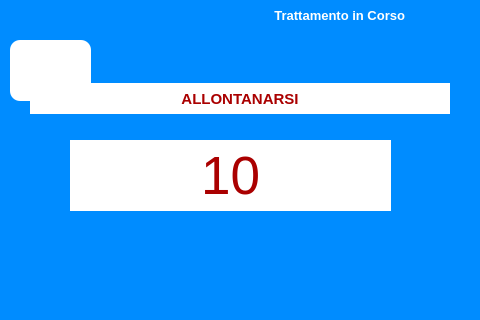
<?xml version="1.0" encoding="UTF-8"?>
<ui version="4.0">
 <class>Timer_Window</class>
 <widget class="QWidget" name="Timer_Window">
  <property name="geometry">
   <rect>
    <x>0</x>
    <y>0</y>
    <width>480</width>
    <height>320</height>
   </rect>
  </property>
  <property name="windowTitle">
   <string>Timer</string>
  </property>
  <property name="styleSheet">
   <string notr="true">background-color: rgb(255, 255, 255);</string>
  </property>
  <widget class="QLabel" name="description_label">
   <property name="geometry">
    <rect>
     <x>30</x>
     <y>83</y>
     <width>420</width>
     <height>31</height>
    </rect>
   </property>
   <property name="font">
    <font>
     <family>Segoe UI</family>
     <pointsize>11</pointsize>
     <weight>75</weight>
     <bold>true</bold>
    </font>
   </property>
   <property name="styleSheet">
    <string notr="true">color: rgb(0, 0, 0);
color: rgb(170, 0, 0);</string>
   </property>
   <property name="text">
    <string>ALLONTANARSI</string>
   </property>
   <property name="alignment">
    <set>Qt::AlignCenter</set>
   </property>
  </widget>
  <widget class="QLabel" name="timer_label">
   <property name="geometry">
    <rect>
     <x>70</x>
     <y>140</y>
     <width>321</width>
     <height>71</height>
    </rect>
   </property>
   <property name="font">
    <font>
     <family>Segoe UI</family>
     <pointsize>40</pointsize>
    </font>
   </property>
   <property name="styleSheet">
    <string notr="true">color: rgb(0, 0, 0);
color: rgb(170, 0, 0);</string>
   </property>
   <property name="text">
    <string>10</string>
   </property>
   <property name="textFormat">
    <enum>Qt::AutoText</enum>
   </property>
   <property name="alignment">
    <set>Qt::AlignCenter</set>
   </property>
  </widget>
  <widget class="QLabel" name="label_5">
   <property name="geometry">
    <rect>
     <x>0</x>
     <y>0</y>
     <width>480</width>
     <height>320</height>
    </rect>
   </property>
   <property name="styleSheet">
    <string notr="true">background-color: rgb(0, 140, 255);
image: url(:/sfondo_microone/res/pagina_MICROONE.png);</string>
   </property>
   <property name="text">
    <string/>
   </property>
  </widget>
  <widget class="QPushButton" name="cancel_btn">
   <property name="enabled">
    <bool>false</bool>
   </property>
   <property name="geometry">
    <rect>
     <x>410</x>
     <y>0</y>
     <width>51</width>
     <height>31</height>
    </rect>
   </property>
   <property name="font">
    <font>
     <pointsize>10</pointsize>
     <weight>50</weight>
     <bold>false</bold>
    </font>
   </property>
   <property name="styleSheet">
    <string notr="true">background-color: rgb(0, 140, 255);
                 color: rgb(255, 255, 255);
                 border-radius:10px;
             </string>
   </property>
   <property name="text">
    <string/>
   </property>
   <property name="icon">
    <iconset resource="img_resources.qrc">
     <normaloff>:/cancel/res/cancel.png</normaloff>:/cancel/res/cancel.png</iconset>
   </property>
   <property name="flat">
    <bool>true</bool>
   </property>
  </widget>
  <widget class="QPushButton" name="download_btn">
   <property name="enabled">
    <bool>false</bool>
   </property>
   <property name="geometry">
    <rect>
     <x>170</x>
     <y>0</y>
     <width>111</width>
     <height>20</height>
    </rect>
   </property>
   <property name="font">
    <font>
     <family>Segoe UI</family>
     <pointsize>11</pointsize>
     <weight>75</weight>
     <bold>true</bold>
    </font>
   </property>
   <property name="styleSheet">
    <string notr="true">background-color: rgb(0, 140, 255);
                 color: rgb(255, 255, 255);
                 border-radius:10px;
             </string>
   </property>
   <property name="text">
    <string>Download</string>
   </property>
  </widget>
  <widget class="QPushButton" name="poweroff_btn">
   <property name="geometry">
    <rect>
     <x>10</x>
     <y>40</y>
     <width>81</width>
     <height>61</height>
    </rect>
   </property>
   <property name="font">
    <font>
     <pointsize>10</pointsize>
    </font>
   </property>
   <property name="styleSheet">
    <string notr="true">color: rgb(255, 255, 255);
background-color: rgb(255, 255, 255);
border-radius:10px;
image: url(:/poweroff /res/poweroff_icon.png);</string>
   </property>
   <property name="text">
    <string/>
   </property>
  </widget>
  <widget class="QLabel" name="label">
   <property name="geometry">
    <rect>
     <x>195</x>
     <y>0</y>
     <width>210</width>
     <height>31</height>
    </rect>
   </property>
   <property name="font">
    <font>
     <family>Segoe UI</family>
     <pointsize>10</pointsize>
     <weight>75</weight>
     <bold>true</bold>
    </font>
   </property>
   <property name="styleSheet">
    <string notr="true">background-color: rgb(0, 140, 255);

color: rgb(255, 255, 255);</string>
   </property>
   <property name="text">
    <string>Trattamento in Corso</string>
   </property>
   <property name="alignment">
    <set>Qt::AlignRight|Qt::AlignTrailing|Qt::AlignVCenter</set>
   </property>
  </widget>
  <zorder>download_btn</zorder>
  <zorder>label_5</zorder>
  <zorder>description_label</zorder>
  <zorder>timer_label</zorder>
  <zorder>cancel_btn</zorder>
  <zorder>poweroff_btn</zorder>
  <zorder>label</zorder>
 </widget>
 <resources>
  <include location="img_resources.qrc"/>
 </resources>
 <connections>
  <connection>
   <sender>cancel_btn</sender>
   <signal>clicked()</signal>
   <receiver>Timer_Window</receiver>
   <slot>close()</slot>
   <hints>
    <hint type="sourcelabel">
     <x>45</x>
     <y>285</y>
    </hint>
    <hint type="destinationlabel">
     <x>239</x>
     <y>159</y>
    </hint>
   </hints>
  </connection>
 </connections>
</ui>
